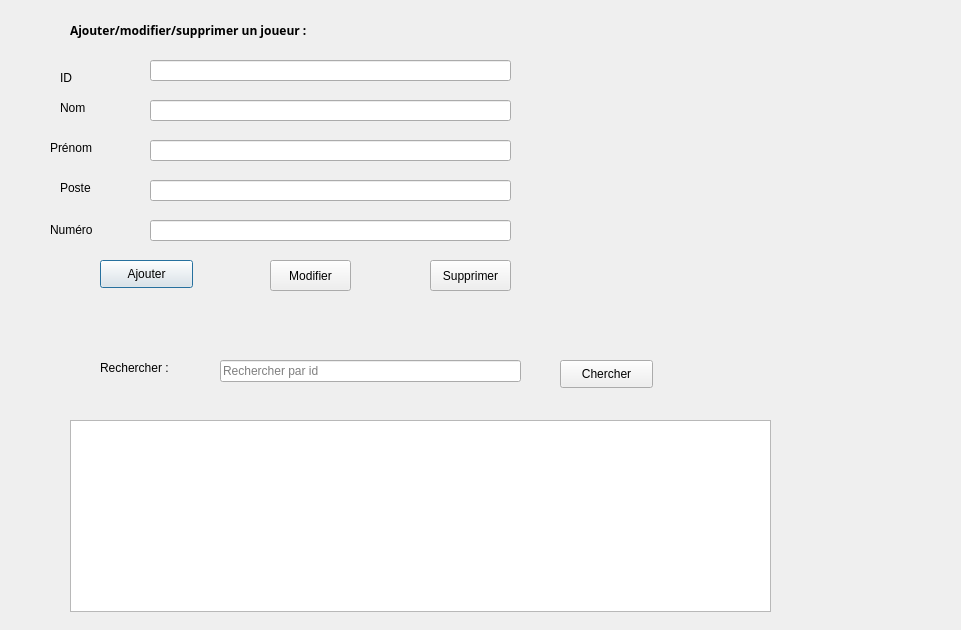
<?xml version="1.0" encoding="UTF-8"?>
<ui version="4.0">
 <class>crud_joueur</class>
 <widget class="QDialog" name="crud_joueur">
  <property name="geometry">
   <rect>
    <x>0</x>
    <y>0</y>
    <width>961</width>
    <height>630</height>
   </rect>
  </property>
  <property name="windowTitle">
   <string>Joueurs</string>
  </property>
  <widget class="QPushButton" name="pushButton_16">
   <property name="geometry">
    <rect>
     <x>100</x>
     <y>260</y>
     <width>93</width>
     <height>28</height>
    </rect>
   </property>
   <property name="text">
    <string>Ajouter</string>
   </property>
  </widget>
  <widget class="QLineEdit" name="prenom">
   <property name="geometry">
    <rect>
     <x>150</x>
     <y>140</y>
     <width>361</width>
     <height>21</height>
    </rect>
   </property>
  </widget>
  <widget class="QLabel" name="label_48">
   <property name="geometry">
    <rect>
     <x>60</x>
     <y>100</y>
     <width>55</width>
     <height>16</height>
    </rect>
   </property>
   <property name="text">
    <string>Nom</string>
   </property>
  </widget>
  <widget class="QLabel" name="label_45">
   <property name="geometry">
    <rect>
     <x>50</x>
     <y>220</y>
     <width>71</width>
     <height>20</height>
    </rect>
   </property>
   <property name="text">
    <string>Numéro</string>
   </property>
  </widget>
  <widget class="QLineEdit" name="nom">
   <property name="geometry">
    <rect>
     <x>150</x>
     <y>100</y>
     <width>361</width>
     <height>21</height>
    </rect>
   </property>
  </widget>
  <widget class="QLabel" name="label_49">
   <property name="geometry">
    <rect>
     <x>60</x>
     <y>180</y>
     <width>55</width>
     <height>16</height>
    </rect>
   </property>
   <property name="text">
    <string>Poste</string>
   </property>
  </widget>
  <widget class="QLabel" name="label_46">
   <property name="geometry">
    <rect>
     <x>50</x>
     <y>140</y>
     <width>55</width>
     <height>16</height>
    </rect>
   </property>
   <property name="text">
    <string>Prénom</string>
   </property>
  </widget>
  <widget class="QTableView" name="tabjoueur">
   <property name="enabled">
    <bool>true</bool>
   </property>
   <property name="geometry">
    <rect>
     <x>70</x>
     <y>420</y>
     <width>701</width>
     <height>192</height>
    </rect>
   </property>
   <property name="contextMenuPolicy">
    <enum>Qt::DefaultContextMenu</enum>
   </property>
   <property name="acceptDrops">
    <bool>false</bool>
   </property>
   <property name="accessibleName">
    <string notr="true"/>
   </property>
  </widget>
  <widget class="QLabel" name="label_9">
   <property name="geometry">
    <rect>
     <x>60</x>
     <y>70</y>
     <width>55</width>
     <height>16</height>
    </rect>
   </property>
   <property name="text">
    <string>ID</string>
   </property>
  </widget>
  <widget class="QLabel" name="label_47">
   <property name="geometry">
    <rect>
     <x>70</x>
     <y>0</y>
     <width>331</width>
     <height>61</height>
    </rect>
   </property>
   <property name="font">
    <font>
     <family>Arial Black</family>
     <weight>75</weight>
     <bold>true</bold>
    </font>
   </property>
   <property name="text">
    <string>Ajouter/modifier/supprimer un joueur :</string>
   </property>
  </widget>
  <widget class="QLineEdit" name="num">
   <property name="geometry">
    <rect>
     <x>150</x>
     <y>220</y>
     <width>361</width>
     <height>21</height>
    </rect>
   </property>
  </widget>
  <widget class="QPushButton" name="pushButton_19">
   <property name="geometry">
    <rect>
     <x>270</x>
     <y>260</y>
     <width>81</width>
     <height>31</height>
    </rect>
   </property>
   <property name="text">
    <string>Modifier</string>
   </property>
  </widget>
  <widget class="QLabel" name="label_44">
   <property name="geometry">
    <rect>
     <x>860</x>
     <y>0</y>
     <width>91</width>
     <height>81</height>
    </rect>
   </property>
   <property name="text">
    <string/>
   </property>
   <property name="pixmap">
    <pixmap>../84639679_1093221177697262_6017725296000630784_n.png</pixmap>
   </property>
   <property name="scaledContents">
    <bool>true</bool>
   </property>
  </widget>
  <widget class="QLineEdit" name="id">
   <property name="geometry">
    <rect>
     <x>150</x>
     <y>60</y>
     <width>361</width>
     <height>21</height>
    </rect>
   </property>
  </widget>
  <widget class="QLineEdit" name="poste">
   <property name="geometry">
    <rect>
     <x>150</x>
     <y>180</y>
     <width>361</width>
     <height>21</height>
    </rect>
   </property>
  </widget>
  <widget class="QPushButton" name="pushButton_21">
   <property name="geometry">
    <rect>
     <x>430</x>
     <y>260</y>
     <width>81</width>
     <height>31</height>
    </rect>
   </property>
   <property name="text">
    <string>Supprimer</string>
   </property>
  </widget>
  <widget class="QLabel" name="label">
   <property name="geometry">
    <rect>
     <x>100</x>
     <y>360</y>
     <width>71</width>
     <height>16</height>
    </rect>
   </property>
   <property name="text">
    <string>Rechercher :</string>
   </property>
  </widget>
  <widget class="QPushButton" name="pushButton">
   <property name="geometry">
    <rect>
     <x>560</x>
     <y>360</y>
     <width>93</width>
     <height>28</height>
    </rect>
   </property>
   <property name="text">
    <string>Chercher</string>
   </property>
  </widget>
  <widget class="QLineEdit" name="lineEdit">
   <property name="geometry">
    <rect>
     <x>220</x>
     <y>360</y>
     <width>301</width>
     <height>22</height>
    </rect>
   </property>
   <property name="placeholderText">
    <string>Rechercher par id</string>
   </property>
  </widget>
 </widget>
 <resources/>
 <connections/>
</ui>
